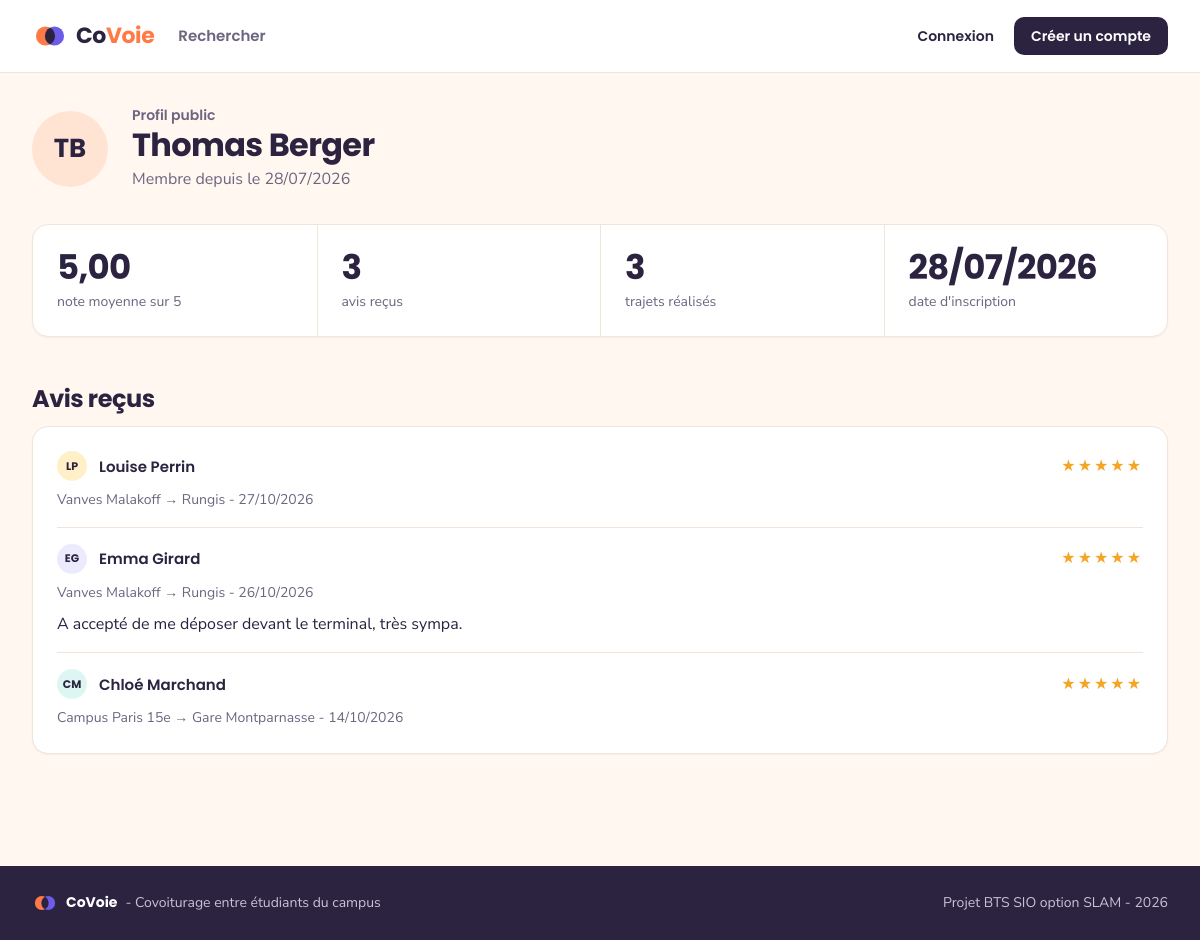
Screenshot of /index.php?page=profil&id=8 with the database file from the repository.
### tables this page shows
CREATE TABLE utilisateurs (
    id               INT(11)      NOT NULL AUTO_INCREMENT,
    nom              VARCHAR(100) NOT NULL,
    email            VARCHAR(180) NOT NULL,
    mot_de_passe     VARCHAR(255) NOT NULL,
    role             VARCHAR(10)  NOT NULL DEFAULT 'membre',
    date_inscription DATETIME     NOT NULL,

    PRIMARY KEY (id),
    UNIQUE KEY email_unique (email)
);

CREATE TABLE avis (
    id          INT(11)  NOT NULL AUTO_INCREMENT,
    note        INT(1)   NOT NULL,
    commentaire TEXT     NULL,
    date_avis   DATETIME NOT NULL,
    id_trajet   INT(11)  NOT NULL,
    id_auteur   INT(11)  NOT NULL,
    id_cible    INT(11)  NOT NULL,

    PRIMARY KEY (id),

     
    UNIQUE KEY un_seul_avis (id_trajet, id_auteur, id_cible),
    KEY recherche_cible (id_cible),

    CONSTRAINT fk_avis_trajet
        FOREIGN KEY (id_trajet) REFERENCES trajets (id) ON DELETE CASCADE,
    CONSTRAINT fk_avis_auteur
        FOREIGN KEY (id_auteur) REFERENCES utilisateurs (id) ON DELETE CASCADE,
    CONSTRAINT fk_avis_cible
        FOREIGN KEY (id_cible) REFERENCES utilisateurs (id) ON DELETE CASCADE
);

CREATE TABLE trajets (
    id               INT(11)      NOT NULL AUTO_INCREMENT,
    origine          VARCHAR(120) NOT NULL,
    destination      VARCHAR(120) NOT NULL,
    date_heure       DATETIME     NOT NULL,
    places_totales   INT(2)       NOT NULL,
    places_restantes INT(2)       NOT NULL,
    statut           VARCHAR(10)  NOT NULL DEFAULT 'Ouvert',
    prix             DECIMAL(6,2) NOT NULL DEFAULT 0.00,
    id_conducteur    INT(11)      NOT NULL,

    PRIMARY KEY (id),
    KEY recherche (statut, date_heure),

    CONSTRAINT fk_trajet_conducteur
        FOREIGN KEY (id_conducteur) REFERENCES utilisateurs (id)
        ON DELETE CASCADE
);

### controleurs/AccueilController.php (called while the page is built, shortened)
<?php
class AccueilController
{
    public function profil(): void
    {
        if (!isset($_GET['id'])) {
            $id = proteger();
        } else {
            $id = lireId();
        }
        $membre = Utilisateur::trouver($id);
        afficherVue('accueil/profil', [
            'titre' => $membre->nom,
            'membre' => $membre,
            'note' => Avis::noteMoyenne($membre->id),
            'nombreAvis' => Avis::nombreAvis($membre->id),
            'trajetsRealises' => $membre->nombreTrajetsRealises(),
            'avisRecus' => Avis::listerRecus($membre->id)
        ]);
    }
}

### index.php (called while the page is built, shortened)
<?php
require_once 'includes/connexion.php';
require_once 'includes/fonctions.php';
require_once 'includes/routes.php';
require_once 'modeles/Utilisateur.php';
require_once 'controleurs/AccueilController.php';
$page = 'accueil';
if (isset($_GET['page']) && is_string($_GET['page'])) {
    $page = $_GET['page'];
}
$nomMethode = $routes[$page][1];
$controleur = new $nomControleur();
$controleur->$nomMethode();

### includes/connexion.php (called while the page is built)
<?php
function connexionBdd(): PDO
{
    static $pdo = null;
    if ($pdo === null) {
        $dsn = 'mysql:host=' . BDD_HOTE . ';port=' . BDD_PORT . ';dbname=' . BDD_NOM . ';charset=utf8mb4';
        try {
            $pdo = new PDO($dsn, BDD_UTILISATEUR, BDD_MOT_DE_PASSE, [
                PDO::ATTR_ERRMODE => PDO::ERRMODE_EXCEPTION,
                PDO::ATTR_DEFAULT_FETCH_MODE => PDO::FETCH_ASSOC,
                PDO::ATTR_EMULATE_PREPARES => false
            ]);
        } catch (PDOException $erreur) {
            afficherErreur(500, 'Base de données inaccessible : lancez WAMP et importez sql/bdd_covoie.sql.');
        }
    }
    return $pdo;
}
function requete(string $sql, array $parametres = []): PDOStatement
{
    $resultat = connexionBdd()->prepare($sql);
    $resultat->execute($parametres);
    return $resultat;
}

### modeles/Utilisateur.php (called while the page is built, shortened)
<?php
class Utilisateur
{
    public static function trouver(int $id): ?Utilisateur
    {
        $resultat = requete('SELECT * FROM utilisateurs WHERE id = ?', [$id]);
        $utilisateur = $resultat->fetchObject('Utilisateur');
        return $utilisateur;
    }
}

### modeles/Avis.php (called while the page is built, shortened)
<?php
class Avis
{
    public static function listerRecus(int $idCible): array
    {
        $sql = "SELECT a.*, u.nom AS nom_auteur, t.origine, t.destination
                FROM avis a
                JOIN utilisateurs u ON u.id = a.id_auteur
                JOIN trajets t ON t.id = a.id_trajet
                WHERE a.id_cible = ?
                ORDER BY a.date_avis DESC";
        return requete($sql, [$idCible])->fetchAll();
    }
}

### vues/accueil/profil.php (the view, shortened to what this page needs)
<?php
$monProfil = ($membre->id === idConnecte());
?>
<div class="entete-page">
    <div class="profil">
        <?= avatar($membre->nom, 'avatar--grand') ?>
        <div>
            <p class="surtitre"><?= $monProfil ? 'Mon profil public' : 'Profil public' ?></p>
            <h1>
                <?= e($membre->nom) ?>
            </h1>
            <p>Membre depuis le <?= formaterDate($membre->date_inscription) ?></p>
        </div>
    </div>
</div>
<section class="indicateurs" aria-label="Réputation">
    <div class="indicateur">
        <?php if ($note === null) { ?>
            <b>-</b><span>Pas encore noté</span>
        <?php } else { ?>
            <b><?= number_format($note, 2, ',', ' ') ?></b><span>note moyenne sur 5</span>
        <?php } ?>
    </div>
    <div class="indicateur"><b><?= $nombreAvis ?></b><span>avis reçus</span></div>
    <div class="indicateur"><b><?= $trajetsRealises ?></b><span>trajets réalisés</span></div>
    <div class="indicateur"><b><?= formaterDate($membre->date_inscription) ?></b><span>date d'inscription</span></div>
</section>
<section class="section">
    <h2>Avis reçus</h2>
    <?php if (count($avisRecus) === 0) { ?>
        <div class="vide">
            <img class="vide-illustration" src="images/illustration-vide.svg" alt="">
            <h3>Aucun avis pour le moment</h3>
            <p>La note apparaîtra après un premier trajet terminé.</p>
        </div>
    <?php } else { ?>
        <div class="bloc">
            <ul class="avis-liste">
                <?php foreach ($avisRecus as $avis) { ?>
                    <li>
                        <div class="avis-tete">
                            <span class="personne">
                                <?= avatar($avis['nom_auteur'], 'avatar--petit') ?>
                                <a class="personne-nom" href="index.php?page=profil&amp;id=<?= $avis['id_auteur'] ?>"><?= e($avis['nom_auteur']) ?></a>
                            </span>
                            <span class="etoiles" aria-hidden="true"><?= etoiles((int) $avis['note']) ?></span>
                        </div>
                        <span class="avis-contexte"><?= e($avis['origine']) ?> → <?= e($avis['destination']) ?> - <?= formaterDate($avis['date_avis']) ?></span>
                        <?php
                        if ($avis['commentaire'] !== null) { ?>
                            <p><?= e($avis['commentaire']) ?></p>
                        <?php } ?>
                    </li>
                <?php } ?>
            </ul>
        </div>
    <?php } ?>
</section>

### includes/fonctions.php (shortened to what this page needs)
<?php
function estConnecte(): bool
{
    return isset($_SESSION['utilisateur']);
}
function idConnecte(): int
{
    return 0;
}
function lireId(string $nom = 'id'): int
{
    $id = 0;
    if (isset($_GET[$nom])) {
        $id = (int) $_GET[$nom];
    }
    return $id;
}
function afficherVue(string $vue, array $donnees = []): void
{
    extract($donnees);
    require 'vues/gabarit/header.php';
    require 'vues/' . $vue . '.php';
    require 'vues/gabarit/footer.php';
}
function e($texte): string
{
    return htmlspecialchars((string) $texte, ENT_QUOTES, 'UTF-8');
}
function formaterDate(string $date): string
{
    return date('d/m/Y', strtotime($date));
}
function initiales(string $nom): string
{
    $initiales = '';
    foreach (explode(' ', $nom) as $mot) {
        if ($mot !== '') {
            $initiales .= mb_strtoupper(mb_substr($mot, 0, 1));
        }
    }
    return mb_substr($initiales, 0, 2);
}
function avatar(string $nom, string $classe = ''): string
{
    $couleur = abs(crc32($nom)) % 5;
    return '<span class="avatar avatar-couleur-' . $couleur . ' ' . $classe . '">' . e(initiales($nom)) . '</span>';
}
function etoiles(int $note): string
{
    return str_repeat('★', $note) . '<span class="eteinte">' . str_repeat('★', 5 - $note) . '</span>';
}

### css/style.css (style rules this page uses)
:root { --fond: #FFF7F0; --surface: #FFFFFF; --surface-douce: #FFF1E8; --encre: #2B2340; --texte-2: #6E6580; --bord: #F1E4DA; --bord-fort: #E2D2C5; --orange: #FF7A45; --orange-survol: #F26A33; --orange-pale: #FFE3D3; --orange-titre: #E8602A; --orange-texte: #B4470F; --violet: #6C5CE7; --lien: #5443C9; --turquoise: #2EC4B6; --ouvert: #0F7A6F; --ouvert-fond: #DDF6F3; --complet: #A3460A; --complet-fond: #FFE9D6; --attente: #5443C9; --attente-fond: #ECEAFD; --refuse: #C0352B; --refuse-fond: #FDE4E1; --termine: #5E566E; --termine-fond: #F1ECF0; --etoile: #F5A524; --avatar-0: #FFE3D3; --avatar-1: #DDF6F3; --avatar-2: #ECEAFD; --avatar-3: #FFF0C7; --avatar-4: #FDE4E1; --police-titre: "Poppins", Arial, sans-serif; --police-texte: "Nunito Sans", Arial, sans-serif; --t-xs: 12px; --t-sm: 14px; --t-base: 16px; --t-md: 18px; --t-lg: 24px; --t-xl: 32px; --t-hero: 52px; --e-1: 4px; --e-2: 8px; --e-3: 12px; --e-4: 16px; --e-5: 24px; --e-6: 32px; --e-7: 48px; --e-8: 64px; --rayon: 16px; --rayon-petit: 10px; --trait: 1px solid var(--bord); --ombre: 0 1px 2px rgba(43, 35, 64, .05); --ombre-survol: 0 10px 24px rgba(43, 35, 64, .08); --ombre-flottant: 0 16px 40px rgba(43, 35, 64, .16); --largeur-max: 1200px; --gouttiere: 32px; --vite: 140ms; --normal: 220ms; --courbe: cubic-bezier(.2, .7, .3, 1); }
* { box-sizing: border-box; }
body { margin: 0; min-height: 100vh; display: flex; flex-direction: column; background: var(--fond); color: var(--encre); font-family: var(--police-texte); font-size: var(--t-base); line-height: 1.55; }
h1, h2, h3 { font-family: var(--police-titre); font-weight: 700; margin: 0 0 var(--e-3); line-height: 1.15; letter-spacing: -.02em; }
h1 { font-size: var(--t-xl); }
h2 { font-size: var(--t-lg); line-height: 1.2; }
p { margin: 0 0 var(--e-3); }
a { color: var(--lien); text-decoration-thickness: 1px; text-underline-offset: 3px; }
.section { margin-bottom: var(--e-7); }
.bloc { background: var(--surface); border: var(--trait); border-radius: var(--rayon); padding: var(--e-5); box-shadow: var(--ombre); }
.entete-page { display: flex; align-items: flex-end; justify-content: space-between; gap: var(--e-5); flex-wrap: wrap; margin-bottom: var(--e-6); }
.entete-page h1 { margin-bottom: var(--e-2); }
.entete-page p { margin: 0; color: var(--texte-2); max-width: 640px; }
.surtitre { font-family: var(--police-titre); font-weight: 600; font-size: var(--t-sm); color: var(--orange-texte); margin-bottom: var(--e-2); }
.avatar { width: 40px; height: 40px; flex: none; border-radius: 50%; display: inline-grid; place-items: center; color: var(--encre); font: 700 14px var(--police-titre); }
.avatar--petit { width: 30px; height: 30px; font-size: 11px; }
.avatar--grand { width: 76px; height: 76px; font-size: 26px; }
.avatar-couleur-0 { background: var(--avatar-0); }
.avatar-couleur-1 { background: var(--avatar-1); }
.avatar-couleur-2 { background: var(--avatar-2); }
.avatar-couleur-3 { background: var(--avatar-3); }
.etoiles { color: var(--etoile); letter-spacing: 2px; white-space: nowrap; }
.personne { display: flex; align-items: center; gap: var(--e-3); min-width: 0; font-family: var(--police-titre); font-weight: 600; font-size: 15px; }
.personne-nom { color: var(--encre); text-decoration: none; }
.indicateurs { display: grid; grid-template-columns: repeat(4, minmax(0, 1fr)); background: var(--surface); border: var(--trait); border-radius: var(--rayon); box-shadow: var(--ombre); margin-bottom: var(--e-7); }
.indicateur { padding: var(--e-5); border-left: var(--trait); }
.indicateur:first-child { border-left: 0; }
.indicateur b { display: block; font: 700 34px/1.1 var(--police-titre); letter-spacing: -.02em; font-variant-numeric: tabular-nums; }
.indicateur span { display: block; margin-top: var(--e-1); color: var(--texte-2); font-size: var(--t-sm); }
.avis-liste { list-style: none; margin: 0; padding: 0; }
.avis-liste li { padding: var(--e-4) 0; border-bottom: var(--trait); }
.avis-liste li:first-child { padding-top: 0; }
.avis-liste li:last-child { border-bottom: 0; padding-bottom: 0; }
.avis-tete { display: flex; align-items: center; gap: var(--e-3); flex-wrap: wrap; margin-bottom: var(--e-2); }
.avis-tete .etoiles { margin-left: auto; }
.avis-contexte { display: block; color: var(--texte-2); font-size: var(--t-sm); }
.avis-liste p { margin: var(--e-2) 0 0; }
.profil { display: flex; align-items: center; gap: var(--e-5); flex-wrap: wrap; }
.entete-page .profil h1 { margin-bottom: var(--e-1); }

### rows the page displays
utilisateurs: nom "TB", nom "Thomas Berger", date_inscription "28/07/2026"
avis: id_auteur.nom "LP", id_auteur.nom "Louise Perrin", note "★★★★★", id_trajet.origine "Vanves Malakoff", id_trajet.destination "Rungis", date_avis "27/10/2026"
avis: id_auteur.nom "EG", id_auteur.nom "Emma Girard", note "★★★★★", id_trajet.origine "Vanves Malakoff", id_trajet.destination "Rungis", date_avis "26/10/2026", commentaire "A accepté de me déposer devant le terminal, très sympa."
avis: id_auteur.nom "CM", id_auteur.nom "Chloé Marchand", note "★★★★★", id_trajet.origine "Campus Paris 15e", id_trajet.destination "Gare Montparnasse", date_avis "14/10/2026"

### other values shown
$note "5,00"
$nombreAvis "3"
$trajetsRealises "3"
SLOGAN_APPLICATION "Covoiturage entre étudiants du campus"
